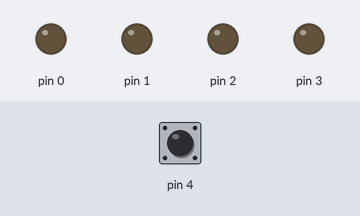
Simulated run of this sketch. Board: Arduino Uno, built with avr-gcc and run on an emulated ATmega328P. On the bench: output pins drawn as LEDs (lit = HIGH). The inputs (shaded band) are chosen by the test bench; at power-on: pin 4 HIGH.

Above: at 1.2 s.
1.3 s: pin 4 pulled LOW for 0.15 s
At 2.2 s:
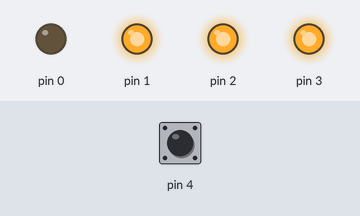
4.4 s: pin 4 pulled LOW for 3.2 s
At 7.2 s:
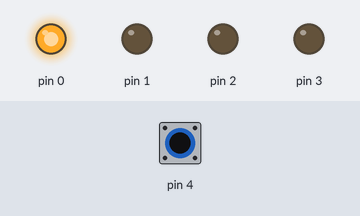
9.1 s: pin 4 pulled LOW for 3.2 s
At 12.2 s:
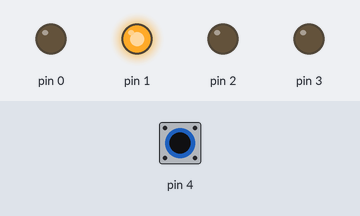
13.8 s: pin 4 pulled LOW for 3.2 s
At 17.2 s:
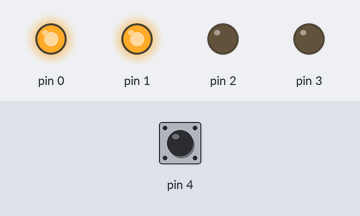
18.5 s: pin 4 pulled LOW for 3.2 s
At 22.2 s:
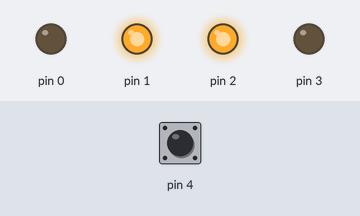
23.2 s: pin 4 driven LOW
At 27.0 s:
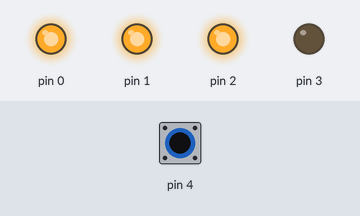
Timing chart, 0 to 27.2 s (numbered marks = the images above; inputs shaded):
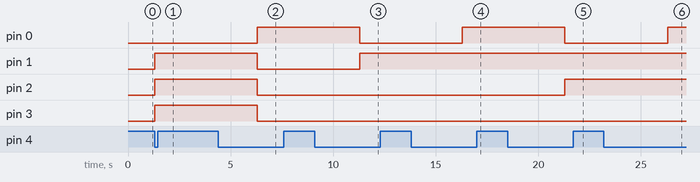

Measured:
- after the input at 1.3 s, pin 1–3: LOW → HIGH at once
- after the input at 4.4 s, pin 0: LOW → HIGH after 1.9 s
- after the input at 9.1 s, pin 1: LOW → HIGH after 2.2 s
- after the input at 13.8 s, pin 0: LOW → HIGH after 2.5 s; pin 1: stays HIGH (without the input it goes to LOW after 2.5 s)
- after the input at 18.5 s, pin 1: stays HIGH (without the input it goes to LOW after 2.8 s); pin 2: LOW → HIGH after 2.8 s
- after the input at 23.2 s, pin 0: LOW → HIGH after 3.1 s; pin 1, pin 2: stays HIGH (without the input it goes to LOW after 3.1 s)

The sketch:

Dede_Electronique_sur_ATTINY13.ino
```cpp
byte nombre = 0;
unsigned int compteur = 6;
byte Etat;
//byte i;

void setup() {
  pinMode(0, OUTPUT);
  pinMode(1, OUTPUT);
  pinMode(2, OUTPUT);
  pinMode(3, OUTPUT);
  pinMode(4, INPUT);
  digitalWrite(4, HIGH);
}

// the loop routine runs over and over again forever:
void loop() {
  compteur++;
  nombre = compteur % 6;
  nombre = nombre + 1;
  Etat = digitalRead(4);

  digitalWrite(3, LOW);
  digitalWrite(2, LOW);
  digitalWrite(1, LOW);
  digitalWrite(0, LOW);

  if (Etat == LOW) {
    if (nombre > 5) {
      digitalWrite(3, HIGH);
    }
    else {
      digitalWrite(3, LOW);
    }

    if (nombre > 3) {
      digitalWrite(2, HIGH);
    }
    else {
      digitalWrite(2, LOW);
    }

    if (nombre > 1) {
      digitalWrite(1, HIGH);
    }
    else {
      digitalWrite(1, LOW);
    }

    if ((nombre % 2) == 1) {
      digitalWrite(0, HIGH);
    }
    else {
      digitalWrite(0, LOW);
    }
    delay(5000);
  }
}
```
